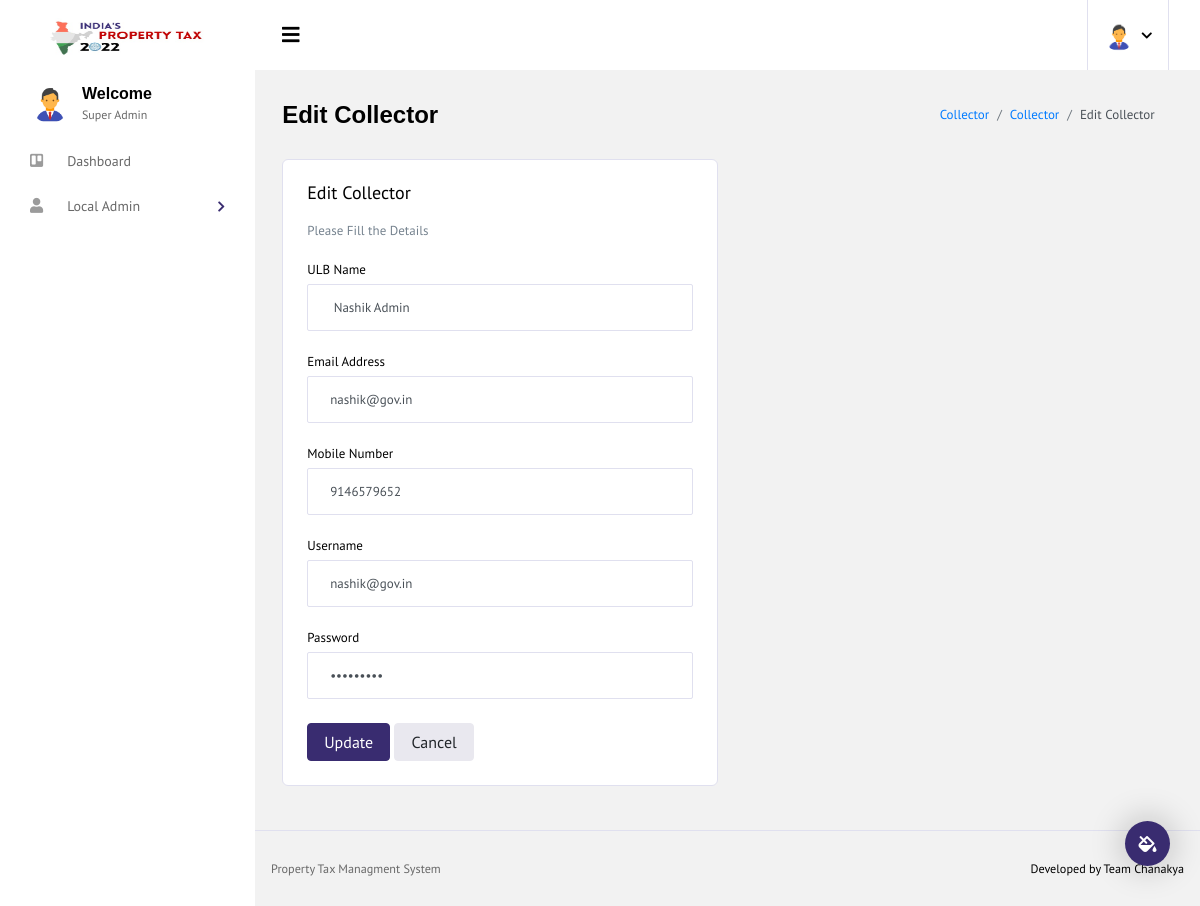
Screenshot of /taxsih/edit_localadmin.php?ulb_id=1 (signed in) with the database file from the repository.
### tables this page shows
CREATE TABLE `districtadmin` (
  `ulb_id` int(11) NOT NULL,
  `name` varchar(50) DEFAULT NULL,
  `email` varchar(255) DEFAULT NULL,
  `mobileno` varchar(20) DEFAULT NULL,
  `state` varchar(50) DEFAULT NULL,
  `city` varchar(50) DEFAULT NULL,
  `username` varchar(50) DEFAULT NULL,
  `password` varchar(50) DEFAULT NULL,
  `c_status` varchar(10) DEFAULT '1',
  `timestamp` timestamp NOT NULL DEFAULT current_timestamp() ON UPDATE current_timestamp()
);

### taxsih/edit_localadmin.php (the view, shortened to what this page needs)
 <!DOCTYPE html>
<html lang="en">
<head>
  <link rel="stylesheet" href="vendors/iconfonts/font-awesome/css/all.min.css">
  <link rel="stylesheet" href="vendors/css/vendor.bundle.base.css">
  <link rel="stylesheet" href="vendors/css/vendor.bundle.addons.css">
  <link rel="stylesheet" href="css/style.css">
</head>
<body>
  <div class="container-scroller">
    <?php include "header.php";?>
    <div class="container-fluid page-body-wrapper">
      <div class="theme-setting-wrapper">
        <div id="settings-trigger"><i class="fas fa-fill-drip"></i></div>
      </div>
      <?php include "navbar.php";?>
     <div class="main-panel">
        <div class="content-wrapper">
          <div class="page-header">
            <h3 class="page-title">
              Edit Collector
            </h3>
            <nav aria-label="breadcrumb">
                <ol class="breadcrumb">
                <li class="breadcrumb-item"><a href="index.php">Collector</a></li>
                <li class="breadcrumb-item"><a href="view_localadmin.php">Collector</a></li>
                <li class="breadcrumb-item active" aria-current="page">Edit Collector</li>
                </ol>
            </nav>
          </div>
          <div class="row">
            <div class="col-md-6 grid-margin stretch-card">
              <div class="card">
                <div class="card-body">
                  <h4 class="card-title">Edit Collector</h4>
                  <p class="card-description">
                    Please Fill the Details
                  </p>
                   <?php
                  include "db.php";
                  $asd = mysqli_query($con,"select * from districtadmin where ulb_id='".$_GET['ulb_id']."'") or die (mysqli_error($con));
                  ?>
                  <?php while($fetch=mysqli_fetch_array($asd)){
                  extract($fetch)
                  ?>
                  <form class="forms-sample" method="POST" action="" id="">
                    <div class="form-group">
                      <label for="exampleInputUsername1">ULB Name</label>
                      <input type="text" class="form-control" id="exampleInputname1" value="<?php echo $name;?>" Name="name" placeholder="Name">
                    </div>
                    <div class="form-group">
                      <label for="exampleInputEmail1">Email Address</label>
                      <input type="email" class="form-control" id="exampleInputEmail1" value="<?php echo $email;?>" Name="email" placeholder="Email">
                    </div>
                    <div class="form-group">
                      <label for="exampleInputUsername1">Mobile Number</label>
                      <input type="Number" class="form-control" id="exampleInputmobilenumber" value="<?php echo $mobileno;?>" Name="mobileno" placeholder="Mobile Number"  pattern="/^-?\d+\.?\d*$/" onKeyPress="if(this.value.length==10) return false;">
                    </div>
                    <div class="form-group">
                      <label for="exampleInputUsername1">Username</label>
                      <input type="text" class="form-control" id="exampleInputUsername1" value="<?php echo $username;?>" Name="username" placeholder="Username">
                    </div>
                    <div class="form-group">
                      <label for="exampleInputPassword1">Password</label>
                      <input type="password" class="form-control" id="exampleInputPassword1" value="<?php echo $password;?>" Name="password" placeholder="Password">
                    </div>
                    <button type="submit" name="submit" class="btn btn-primary me-2">Update</button>
                    <a href="view_localadmin.php" class="btn btn-light">Cancel</a>
                  </form>
                <?php }?>
                </div>
              </div>
            </div>
          </div>
        </div>
       <?php include "footer.php";?>
      </div>
  </div>
</body>
</html>

### rows the page displays
districtadmin: name "Nashik Admin", email "nashik@gov.in", mobileno "9146579652", username "nashik@gov.in"
